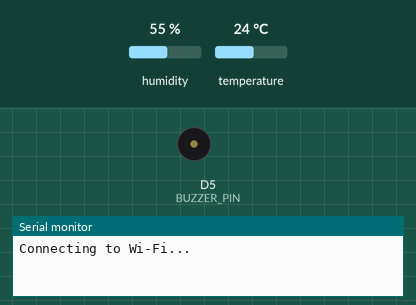
Recording of a sketch running on a simulated ESP8266 (NodeMCU). On the bench: buzzer (waves = sounding, pin HIGH), the last lines printed to the serial monitor. The test bench sets the inputs (shaded band); at power-on: humidity 55 %, temperature 24 °C. WiFi joins after 1.5 s; servers stay silent unless stated; no MQTT or app messages arrive unless stated.

Above: at 0.1 s.
At 10.1 s:
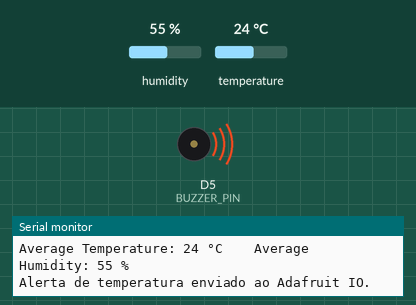
Timing chart, 0 to 11.6 s (numbered marks = the images above):
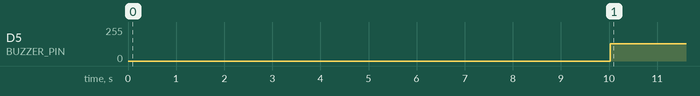

The sketch:

MonitoramentoTemperatura.ino
```cpp
#include <ESP8266WiFi.h>               // Biblioteca para conectar o NodeMCU ao Wi-Fi
#include <Adafruit_MQTT.h>             // Biblioteca para uso do protocolo MQTT
#include <Adafruit_MQTT_Client.h>      // Biblioteca para comunicação com o Adafruit IO via MQTT
#include <DHT.h>                       // Biblioteca para uso do sensor DHT

#define SENSOR_TYPE DHT11              // Definindo o tipo de sensor como DHT11
const uint8_t SENSOR_PIN = D2;         // Pino do NodeMCU ao qual o sensor DHT11 está conectado
DHT sensorDHT(SENSOR_PIN, SENSOR_TYPE); // Inicializando o sensor DHT11

#define BUZZER_PIN D5                  // Pino do NodeMCU ao qual o buzzer está conectado

// Credenciais da rede Wi-Fi
const char* WIFI_SSID = "SUA_SSID";        // Substitua "SUA_SSID" pelo nome da sua rede Wi-Fi
const char* WIFI_PASSWORD = "SUA_SENHA";   // Substitua "SUA_SENHA" pela senha da sua rede Wi-Fi

// Informações para conectar ao Adafruit IO
const char* AIO_SERVER = "io.adafruit.com";
const uint16_t AIO_PORT = 1883;
const char* AIO_USERNAME = "seu_usuario_adafruit"; // Substitua "seu_usuario_adafruit" pelo seu nome de usuário no Adafruit IO
const char* AIO_KEY = "sua_chave_de_API";          // Substitua "sua_chave_de_API" pela sua chave de API do Adafruit IO

WiFiClient wifiClient;                 // Cliente Wi-Fi para comunicação
Adafruit_MQTT_Client mqttClient(&wifiClient, AIO_SERVER, AIO_PORT, AIO_USERNAME, AIO_KEY); // Cliente MQTT

// Feeds para envio dos dados ao Adafruit IO
char feedTemp[64];
char feedHum[64];
char feedAlarm[64];

Adafruit_MQTT_Publish* feedTemperature;
Adafruit_MQTT_Publish* feedHumidity;
Adafruit_MQTT_Publish* feedTempAlarm;

// Intervalo de tempo para envio dos dados
unsigned long lastSendTime = 0;
const unsigned long SEND_INTERVAL = 10000;  // Envia dados a cada 10 segundos

// Limites de temperatura
const int TEMPERATURE_THRESHOLD = 19;  // Temperatura normal até 19°C
const int BUZZER_THRESHOLD = 20;       // Buzzer ativa a partir de 20°C

bool highTempSent = false;             // Controle para envio do alerta de alta temperatura
bool normalTempSent = false;           // Controle para envio do status de temperatura normal

const int NUM_SAMPLES = 5;             // Número de amostras para cálculo da média
float temperatureSamples[NUM_SAMPLES]; // Armazena as amostras de temperatura
float humiditySamples[NUM_SAMPLES];    // Armazena as amostras de umidade
int sampleIndex = 0;                   // Índice para armazenamento das amostras

// Função para conectar ao Wi-Fi
void connectWiFi() {
  Serial.print("Connecting to Wi-Fi...");
  WiFi.begin(WIFI_SSID, WIFI_PASSWORD);

  while (WiFi.status() != WL_CONNECTED) {
    delay(500);
    Serial.print(".");
  }

  Serial.println("\nConnected to Wi-Fi!");
}

// Função para conectar ao Adafruit IO via MQTT
void connectMQTT() {
  while (mqttClient.connected() == false) {
    Serial.print("Attempting to connect to Adafruit IO... ");
    if (mqttClient.connect()) {
      Serial.println("Connected successfully!");
    } else {
      Serial.print("Connection failed. Error code: ");
      Serial.println(mqttClient.connectErrorString(mqttClient.connect()));
      Serial.println("Retrying in 5 seconds...");
      delay(5000);
    }
  }
}

// Função para inicializar os feeds de temperatura, umidade e alerta
void initializeFeeds() {
  snprintf(feedTemp, sizeof(feedTemp), "%s/feeds/Temperature", AIO_USERNAME);
  snprintf(feedHum, sizeof(feedHum), "%s/feeds/Humidity", AIO_USERNAME);
  snprintf(feedAlarm, sizeof(feedAlarm), "%s/feeds/TemperatureAlarm", AIO_USERNAME);

  feedTemperature = new Adafruit_MQTT_Publish(&mqttClient, feedTemp);
  feedHumidity = new Adafruit_MQTT_Publish(&mqttClient, feedHum);
  feedTempAlarm = new Adafruit_MQTT_Publish(&mqttClient, feedAlarm);
}

// Função para controlar a intensidade do buzzer
void controlBuzzer(int intensity) {
  analogWrite(BUZZER_PIN, intensity);
}

// Função para ler e armazenar as amostras de temperatura e umidade
void readAndStoreSamples() {
  float humidity = sensorDHT.readHumidity();
  float temperature = sensorDHT.readTemperature();

  if (isnan(humidity) || isnan(temperature)) { // Verifica se a leitura foi bem-sucedida
    Serial.println("Failed to read from DHT sensor!");
    return;
  }

  // Armazena as amostras nas arrays de temperatura e umidade
  temperatureSamples[sampleIndex] = temperature;
  humiditySamples[sampleIndex] = humidity;

  // Incrementa o índice para a próxima amostra
  sampleIndex = (sampleIndex + 1) % NUM_SAMPLES;
}

// Função para calcular a média das amostras
float calculateAverage(float samples[], int numSamples) {
  float sum = 0;
  for (int i = 0; i < numSamples; i++) {
    sum += samples[i];
  }
  return sum / numSamples;
}

// Função para ler e enviar os dados para o Adafruit IO
void readAndSendData() {
  readAndStoreSamples();

  // Calcula a média das amostras
  float averageTemperature = calculateAverage(temperatureSamples, NUM_SAMPLES);
  float averageHumidity = calculateAverage(humiditySamples, NUM_SAMPLES);

  // Converte as médias para inteiros
  int tempInt = static_cast<int>(round(averageTemperature));
  int humInt = static_cast<int>(round(averageHumidity));

  // Envia a temperatura para o Adafruit IO
  if (!feedTemperature->publish(tempInt)) {
    Serial.println("Failed to send temperature to Adafruit IO.");
  }

  // Envia a umidade para o Adafruit IO
  if (!feedHumidity->publish(humInt)) {
    Serial.println("Failed to send humidity to Adafruit IO.");
  }

  Serial.print("Average Temperature: ");
  Serial.print(tempInt);
  Serial.print(" °C    Average Humidity: ");
  Serial.print(humInt);
  Serial.println(" %");

  // Verifica se a temperatura está acima do limite e controla o buzzer e o alerta
  if (tempInt >= BUZZER_THRESHOLD) {
    controlBuzzer(128);  // Aciona o buzzer
    if (!feedTempAlarm->publish("Alerta! Temperatura Alta!")) {
      Serial.println("Failed to send temperature alarm to Adafruit IO.");
    } else {
      Serial.println("Alerta de temperatura enviado ao Adafruit IO.");
    }
  } else {
    controlBuzzer(0);  // Desativa o buzzer
    if (!feedTempAlarm->publish("Temperatura normal")) {
      Serial.println("Failed to send normal temperature status to Adafruit IO.");
    } else {
      Serial.println("Temperatura normal enviada ao Adafruit IO.");
    }
  }
}

// Configuração inicial do sistema
void setup() {
  Serial.begin(115200);
  pinMode(BUZZER_PIN, OUTPUT);
  controlBuzzer(0);               // Inicializa o buzzer desligado
  connectWiFi();                  // Conecta ao Wi-Fi
  sensorDHT.begin();              // Inicia o sensor DHT11
  connectMQTT();                  // Conecta ao Adafruit IO via MQTT
  initializeFeeds();              // Inicializa os feeds de dados

  // Preenche as amostras iniciais
  for (int i = 0; i < NUM_SAMPLES; i++) {
    temperatureSamples[i] = sensorDHT.readTemperature();
    humiditySamples[i] = sensorDHT.readHumidity();
  }
}

// Loop principal do sistema
void loop() {
  if (!mqttClient.connected()) {  // Verifica a conexão com o MQTT
    connectMQTT();
  }

  mqttClient.ping();              // Mantém a conexão ativa

  // Envia dados a cada intervalo de tempo definido
  if (millis() - lastSendTime >= SEND_INTERVAL) {
    lastSendTime = millis();
    readAndSendData();
  }
}
```

Measured:
- by itself, D5 (BUZZER_PIN): 0/255 → 128/255 at 10.0 s
